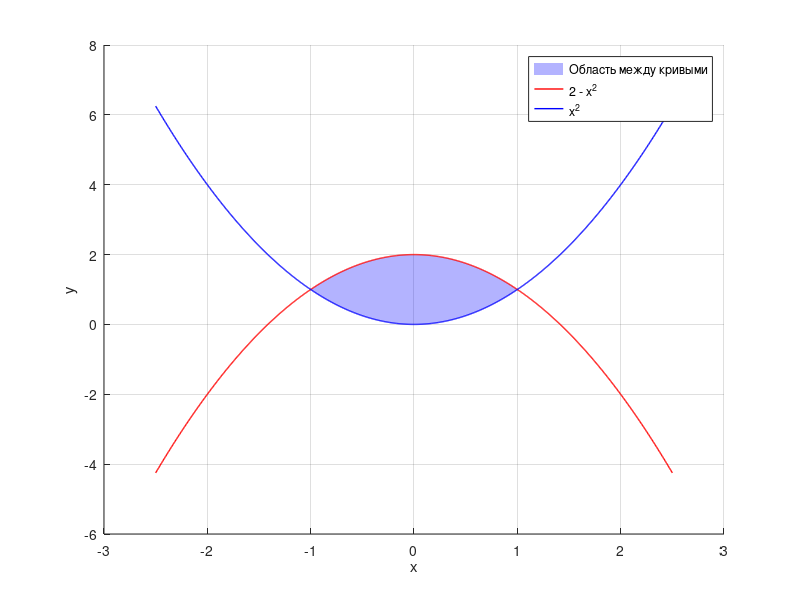

MATLAB code to generate this figure:
x = linspace(-2.5, 2.5, 1000);
f_1 = 2 - x.^2;
f_2 = x.^2;

figure;
grid on;
hold on;

% Находим точки пересечения для ограничения области
intersect_idx = find(f_1 >= f_2);
x_fill = x(intersect_idx);
y1_fill = f_1(intersect_idx);
y2_fill = f_2(intersect_idx);

% Заливаем область между кривыми
fill([x_fill, fliplr(x_fill)], [y1_fill, fliplr(y2_fill)], 'b', 'FaceAlpha', 0.3, 'EdgeColor', 'none');

% Рисуем кривые поверх
plot(x, f_1, 'r', 'LineWidth', 1);
plot(x, f_2, 'b', 'LineWidth', 1);

legend('Область между кривыми', '2 - x^2', 'x^2');
xlabel('x');
ylabel('y');

print('-dpng', '-r300', '10101.png');
waitfor(gcf);
